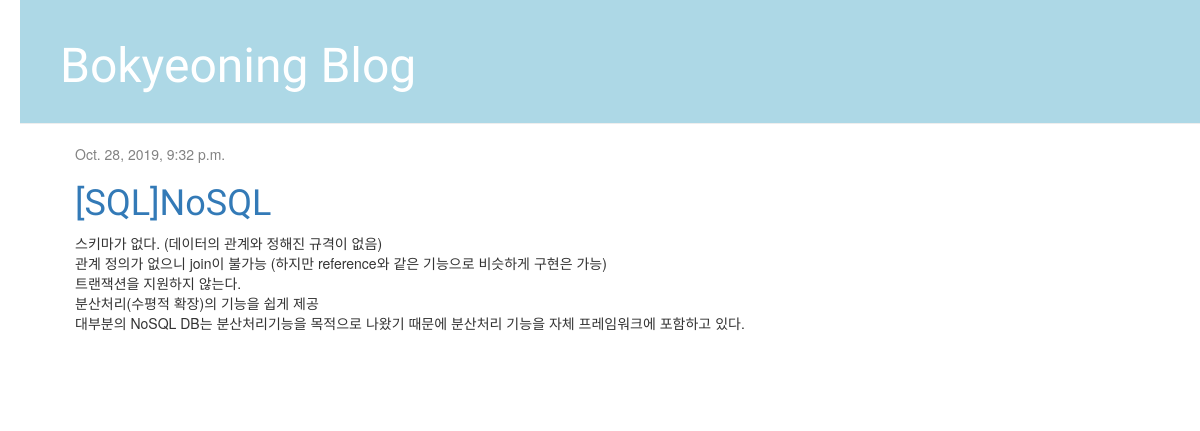
Screenshot of /post/9/ with the database file from the repository.
### blog/models.py (models this page shows, shortened)
class Post(models.Model):
    author = models.ForeignKey('auth.User', on_delete=models.CASCADE)
    title = models.CharField(max_length=100)
    content = models.TextField()
    created_at = models.DateTimeField(auto_now_add=True)
    updated_at = models.DateTimeField(auto_now=True)
    published_at = models.DateTimeField(blank = True, null = True)

### blog/views.py (the view)
# urls.py: path('post/<int:id>/',views.post_detail, name='post_detail'),
def post_detail(request, id):
	post = get_object_or_404(Post, id=id)
	return render(request, 'blog/post_detail.html',{'post':post})

### blog/templates/blog/post_detail.html (shortened to what this page needs)
{% extends 'blog/layout.html' %}
{% block content %}
 <a href="{% url 'post_detail' id=post.id %}">
    <div class="post">
        {% if post.published_at %}
            <div class="date">
                {{ post.published_at }}
            </div>
        {% endif %}
        <h1><a>{{ post.title }}</a></h1>
        <p>{{ post.content|linebreaksbr }}</p>
    </div>
</a>
{% endblock %}

### blog/static/css/main.css (style rules this page uses)
h1 { color:blue; font-family: 'Staatliches', cursive; }
body { padding-left: 20px; }
.post { margin-bottom: 70px; }
.date { color: #828282; }

### rows the page displays
Post: published_at "Oct. 28, 2019, 9:32 p.m.", title "[SQL]NoSQL", content "스키마가 없다. (데이터의 관계와 정해진 규격이 없음) 관계 정의가 없으니 join이 불가능 (하지만 reference와 같은 기능으로 비슷하게 구현은 가능) 트랜잭션을 지원하지 않는다. 분산처리(수평적 확장)의 기능을 쉽게 제공 대부분의 NoSQL DB는 분산처리기능을 목적으로 나왔기 때문에 분산처리 기능을 자체 프레임워크에 포함하고 있다."
